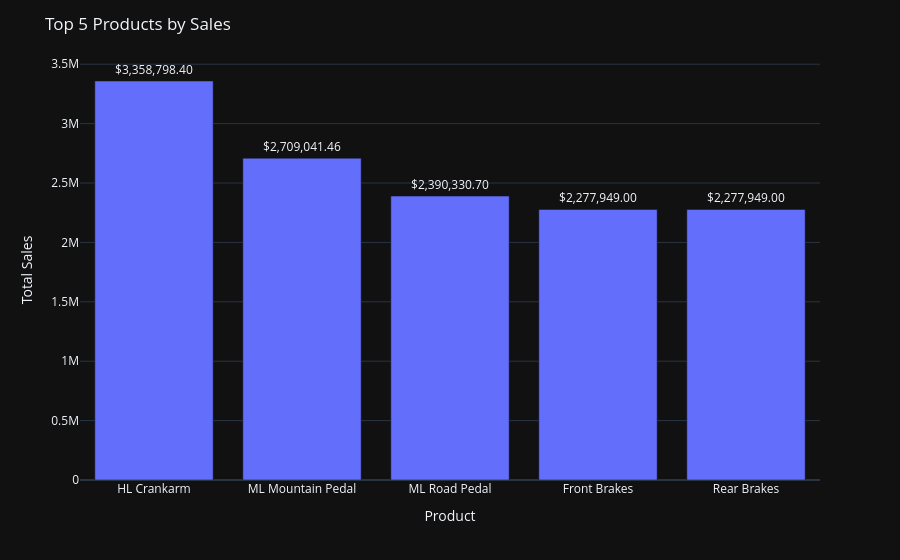

The cell this chart's notebook holds for it:
### Code cell
# ── Test ──────────────────────────────────────────────────────────
state = await answer_node(state)

print(f"answer:          {state['answer'][:150]}")
print(f"chart_type:      {state['chart_type']}")
print(f"report_sections: {len(state['report_sections'])} section")

# render chart locally — df never sent to LLM
df = get_df(state["thread_id"])
if state["plotly_code"] and df is not None:
    import plotly.express as px
    import plotly.graph_objects as go
    local_vars = {"df": df, "px": px, "go": go}
    exec(state["plotly_code"], local_vars)
    local_vars["fig"].show()

### Figure 1 — Plotly figure (JSON) as saved in the notebook; plotly's stock layout.template omitted (floating-point values rounded to 4 significant figures)
{"data": [{"hovertemplate": "product_name=%{x}<br>total_sales=%{text}<extra></extra>", "legendgroup": "", "marker": {"color": "#636efa", "pattern": {"shape": ""}}, "name": "", "orientation": "v", "showlegend": false, "text": [3359000.0, 2709000.0, 2390000.0, 2278000.0, 2278000.0], "textposition": "outside", "x": ["HL Crankarm", "ML Mountain Pedal", "ML Road Pedal", "Front Brakes", "Rear Brakes"], "xaxis": "x", "y": [3359000.0, 2709000.0, 2390000.0, 2278000.0, 2278000.0], "yaxis": "y", "type": "bar", "texttemplate": "%{text:$,.2f}"}], "layout": {"xaxis": {"anchor": "y", "domain": [0.0, 1.0], "title": {"text": "Product"}}, "yaxis": {"anchor": "x", "domain": [0.0, 1.0], "title": {"text": "Total Sales"}}, "legend": {"tracegroupgap": 0}, "margin": {"t": 60}, "barmode": "relative", "title": {"text": "Top 5 Products by Sales"}}}
